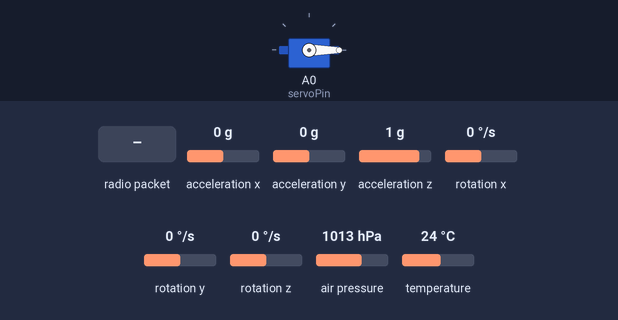
A sketch run on a simulated Arduino Nano, built with avr-gcc and run on an emulated ATmega328P. Parts: servo. The inputs (shaded band) are chosen by the test bench; at power-on: acceleration x 0 g, acceleration y 0 g, acceleration z 1 g, rotation x 0 °/s, rotation y 0 °/s, rotation z 0 °/s, air pressure 1013 hPa, temperature 24 °C. Storage starts empty; no radio packets arrive unless stated; what the sketch prints to the serial monitor is not drawn. At 3.8 s the program stops and its outputs stay as they are.

Above: at 1.5 s.
1.6 s: radio packet "DEPLOY" arrives
At 4.2 s:
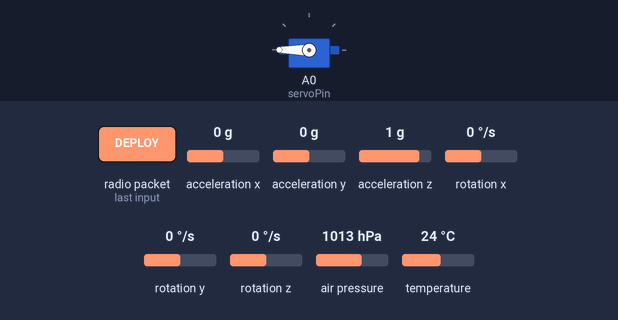
Timing chart, 0 to 5.3 s (numbered marks = the images above; inputs shaded):
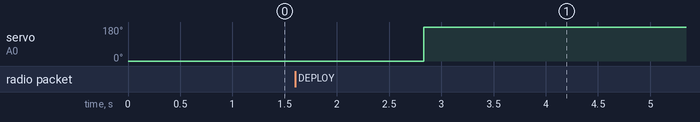

Measured:
- after the input at 1.6 s, servo on A0 (servoPin): 0° → 180° after 1.2 s

The sketch:

rocket.ino
```cpp
/* Flight logging system firmware for Arduino Nano */
/* Open Source project from https://github.com/almartdev/flight-computer-data-logger */
/* TODO: Make SD & comms functions simple class to include */

// Including
#include <Adafruit_BMP085.h>
#include <Adafruit_MPU6050.h>
#include <Adafruit_Sensor.h>

#include <Wire.h>
#include <SPI.h>

#include <Servo.h>

#include <SD.h>

#include <LoRa.h>

#define LORA_SS 10
#define LORA_RST 9
#define LORA_DIO0 2

// Class instances
Adafruit_BMP085 barometer;
Adafruit_MPU6050 gyroscope;
Servo servo;

// Variables
byte startAltitude, altitude, realAltitude;
byte apogee;
byte temperature;

int startPressure;

const byte servoPin = A0;
const byte chipSelect = 7;

bool isFalling = false;

// Inits

void initBarometric()
{
    Serial.print("Initializing Barometric sensors  -  ");
    //SendData("Initializing Barometric sensors  -  ");

    if (!barometer.begin())
    {
        Serial.println("ERROR");
        //SendData("ERROR");
        while (1)
            ;
    }
    Serial.println("done.");
    //SendData("done.");

    startPressure = barometer.readPressure();
    startAltitude = barometer.readAltitude(startPressure);
}

void initComms()
{
    Serial.print("Initializing LoRa systems  -  ");

    if (!LoRa.begin(433E6)) {   // initialize ratio at 433 MHz
        Serial.println("ERROR");
        while (1);
    }

    Serial.println("done.");
    //SendData("LoRa systems initialized");
}

void initServo()
{
    Serial.print("Initializing Servo  -  ");
    //SendData("Initializing Servo  -  ");

    servo.attach(servoPin);
    servo.write(0); // CHANGE BEFORE FLIGHT -------------

    Serial.println("done.");
    //SendData("done.");
}

void initSD()
{
    Serial.print("Initializing SD card  -  ");
    //SendData("Initializing SD card  -  ");

    if (!SD.begin(chipSelect))
    {
        Serial.println("ERROR");
        //SendData("ERROR");
        while (1)
            ;
    }
    Serial.println("done.");
    //SendData("done.");
}

void initGyroscope()
{
    Serial.print("Initializing Gyroscope/Accelerometer  -  ");
    //SendData("Initializing Gyroscope/Accelerometer  -  ");

    // Try to initialize!
    if (!gyroscope.begin())
    {
        Serial.print("ERROR");
        //SendData("ERROR");
        while (1)
        {
            delay(10);
        }
    }
    // setupt motion detection
    gyroscope.setHighPassFilter(MPU6050_HIGHPASS_0_63_HZ);
    gyroscope.setMotionDetectionThreshold(1);
    gyroscope.setMotionDetectionDuration(20);
    gyroscope.setInterruptPinLatch(true); // Keep it latched.  Will turn off when reinitialized.
    gyroscope.setInterruptPinPolarity(true);
    gyroscope.setMotionInterrupt(true);

    Serial.print("done.");
    //SendData("done.");

    apogee = 2; // So computer doesn't think it is on apogee at start.

    Serial.println("");
    delay(100);
}

// Setup

void setup()
{
    Serial.begin(9600);
    while (!Serial);    // wait for serial port to connect. Needed for native USB port only

    Serial.println("Initializing systems...");
    //SendData("Initializing systems...");

    // initialize systems
    initComms();
    initBarometric();
    initServo();
    initSD();
    initGyroscope();

    Serial.println("Initialization complete.");
    Serial.println("");

    SendData("Initialization complete.");

    // SendData("Initialization complete.");

    // clear SD card before logging
    //clearSD();
    //writeSDln("LOGGING STARTED");
    //writeSDln("All systems initialized  -  Logging started");
    //writeSDln("");
}

// --------------

// Remote comms

template <typename remoteData>
void SendData(remoteData data)  // sends data to ground station, all data will be send in a new line
{
    LoRa.beginPacket();
    LoRa.print(String(data));
    LoRa.endPacket();
}

String RecieveData()
{
    int packetSize = LoRa.parsePacket();
    if (packetSize) {
        while (LoRa.available()) {
            return LoRa.readString();
        }
    }
}

// --------------

void clearSD()
{
    File dataFile = SD.open("DATALOG.txt", FILE_WRITE  | O_TRUNC);

    if (dataFile)
    {
        dataFile.println("");
        dataFile.close();
    }
    else
    {
        Serial.println("ERROR opening DATALOG.txt");
    }
}

template <typename writeData>
void writeSD(writeData data)
{
    File dataFile = SD.open("DATALOG.txt", FILE_WRITE);

    if (dataFile)
    {
        dataFile.print(data);
        dataFile.close();
    }
    else
    {
        Serial.println("ERROR opening DATALOG.txt");
    }
}

template <typename writeDataLn>
void writeSDln(writeDataLn data)
{
    File dataFile = SD.open("DATALOG.txt", FILE_WRITE);

    if (dataFile)
    {
        dataFile.println(data);
        dataFile.close();
    }
    else
    {
        Serial.println("ERROR opening DATALOG.txt");
    }
}

// updates
void updateBarometric()
{
    temperature = barometer.readTemperature();
    altitude = barometer.readAltitude(startPressure);

    byte previousAltitude = realAltitude;

    realAltitude = altitude - startAltitude;

    /*
    Serial.print ("a:");
    Serial.print(altitude - startAltitude);
    Serial.print (" - t:");
    Serial.println(temperature);
    */

    // TODO: write it all at once using a String += data or something like that

    // write values to SD card
   /*writeSD("a: ");
    writeSD(altitude - startAltitude);
    writeSD(" - t°C: ");
    writeSDln(temperature);*/

    // Calculate apogee and if falling

    if (realAltitude < previousAltitude)
    {
        apogee = previousAltitude;
        isFalling = true;
    }
    if (realAltitude > apogee)
        apogee = realAltitude;

}

void updateGyroscope()
{
    if (gyroscope.getMotionInterruptStatus())
    {
        /* Get new sensor events with the readings */
        sensors_event_t a, g, temp;
        gyroscope.getEvent(&a, &g, &temp);

        /*
        Serial.print("GyroX:");
        Serial.print(g.gyro.x);
        Serial.print(",");
        Serial.print("GyroY:");
        Serial.print(g.gyro.y);
        Serial.print(",");
        Serial.print("GyroZ:");
        Serial.print(g.gyro.z);
        Serial.println("");
        */

        // TODO: write it all at once using a String += data or something like that

        // write values to SD card
        /*writeSD("GyroX:");
        writeSD(g.gyro.x);
        writeSD(",");
        writeSD("GyroY:");
        writeSD(g.gyro.y);
        writeSD(",");
        writeSD("GyroZ:");
        writeSD(g.gyro.z);
        writeSDln("");*/
    }
}

void deployParachute()
{
    servo.write(180); // CHANGE BEFORE FLIGHT -------------
                      // angle of 0 degrees should also work

    //writeSDln("PARACHUTE DEPLOYED");
    //SendData("PARACHUTE DEPLOYED");
}

void loop()
{
    // updates
    updateBarometric();
    delay(500);
    updateGyroscope();

    // check for parachute deployment
    if (realAltitude > 2 && isFalling)  // deploy parachute if falling and above 2m
        deployParachute();
    else if (RecieveData() == "DEPLOY") // deploy parachute if recieve "DEPLOY" from ground
        deployParachute();

    // Apogee sending
    bool apogeeSent = false;
    if (isFalling && !apogeeSent)
    {
        writeSDln("APOGEE REACHED");
        writeSD("APOGEE: ");
        writeSDln(apogee);

        SendData("APOGEE REACHED");
        //SendData(apogee);

        Serial.print("APOGEE REACHED:  ");
        Serial.println(apogee);

        apogeeSent = true; // only send the apogee once
    }

    delay(500); // updates 2/sec due to comms problems
}
```

launchPad.ino
```cpp

```
